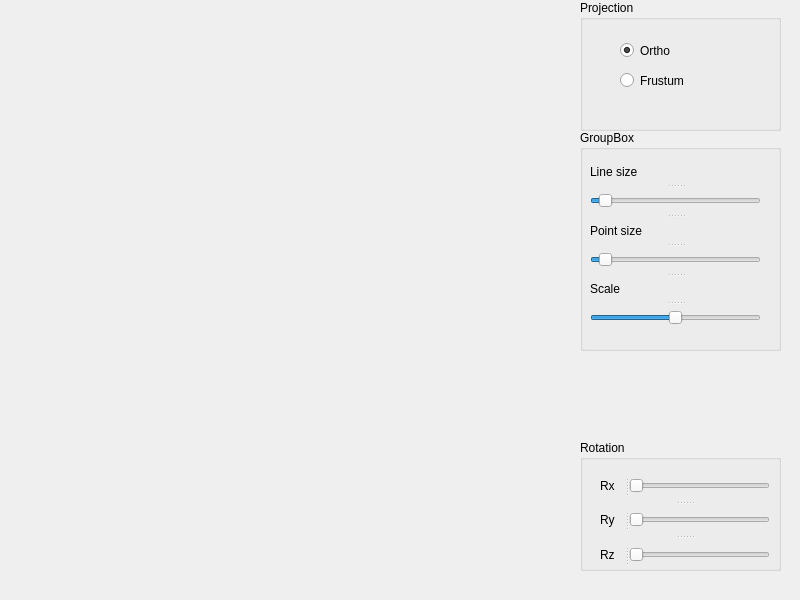
<?xml version="1.0" encoding="UTF-8"?>
<ui version="4.0">
 <class>MainWindow</class>
 <widget class="QMainWindow" name="MainWindow">
  <property name="geometry">
   <rect>
    <x>0</x>
    <y>0</y>
    <width>800</width>
    <height>600</height>
   </rect>
  </property>
  <property name="windowTitle">
   <string>MainWindow</string>
  </property>
  <widget class="QWidget" name="centralwidget">
   <widget class="glView" name="Viewer" native="true">
    <property name="geometry">
     <rect>
      <x>0</x>
      <y>0</y>
      <width>571</width>
      <height>601</height>
     </rect>
    </property>
   </widget>
   <widget class="QGroupBox" name="groupBox_Rotation">
    <property name="geometry">
     <rect>
      <x>580</x>
      <y>440</y>
      <width>201</width>
      <height>131</height>
     </rect>
    </property>
    <property name="title">
     <string>Rotation</string>
    </property>
    <widget class="QSplitter" name="splitter_Rxyz">
     <property name="geometry">
      <rect>
       <x>20</x>
       <y>30</y>
       <width>170</width>
       <height>100</height>
      </rect>
     </property>
     <property name="minimumSize">
      <size>
       <width>170</width>
       <height>100</height>
      </size>
     </property>
     <property name="maximumSize">
      <size>
       <width>16777215</width>
       <height>89</height>
      </size>
     </property>
     <property name="orientation">
      <enum>Qt::Vertical</enum>
     </property>
     <widget class="QSplitter" name="splitter_Rx">
      <property name="minimumSize">
       <size>
        <width>170</width>
        <height>25</height>
       </size>
      </property>
      <property name="maximumSize">
       <size>
        <width>16777215</width>
        <height>25</height>
       </size>
      </property>
      <property name="orientation">
       <enum>Qt::Horizontal</enum>
      </property>
      <widget class="QLabel" name="label_Rx">
       <property name="text">
        <string>Rx</string>
       </property>
      </widget>
      <widget class="QSlider" name="horizontalSlider_rotateX">
       <property name="maximum">
        <number>360</number>
       </property>
       <property name="pageStep">
        <number>100</number>
       </property>
       <property name="orientation">
        <enum>Qt::Horizontal</enum>
       </property>
       <property name="tickPosition">
        <enum>QSlider::NoTicks</enum>
       </property>
      </widget>
     </widget>
     <widget class="QSplitter" name="splitter_Ry">
      <property name="minimumSize">
       <size>
        <width>170</width>
        <height>25</height>
       </size>
      </property>
      <property name="maximumSize">
       <size>
        <width>16777215</width>
        <height>25</height>
       </size>
      </property>
      <property name="orientation">
       <enum>Qt::Horizontal</enum>
      </property>
      <widget class="QLabel" name="label_Ry">
       <property name="text">
        <string>Ry</string>
       </property>
      </widget>
      <widget class="QSlider" name="horizontalSlider_rotateY">
       <property name="maximum">
        <number>360</number>
       </property>
       <property name="pageStep">
        <number>100</number>
       </property>
       <property name="orientation">
        <enum>Qt::Horizontal</enum>
       </property>
       <property name="tickPosition">
        <enum>QSlider::NoTicks</enum>
       </property>
      </widget>
     </widget>
     <widget class="QSplitter" name="splitter_Rz">
      <property name="minimumSize">
       <size>
        <width>170</width>
        <height>25</height>
       </size>
      </property>
      <property name="maximumSize">
       <size>
        <width>16777215</width>
        <height>25</height>
       </size>
      </property>
      <property name="orientation">
       <enum>Qt::Horizontal</enum>
      </property>
      <widget class="QLabel" name="label_Rz">
       <property name="text">
        <string>Rz</string>
       </property>
      </widget>
      <widget class="QSlider" name="horizontalSlider_rotateZ">
       <property name="maximum">
        <number>360</number>
       </property>
       <property name="pageStep">
        <number>100</number>
       </property>
       <property name="orientation">
        <enum>Qt::Horizontal</enum>
       </property>
       <property name="tickPosition">
        <enum>QSlider::NoTicks</enum>
       </property>
      </widget>
     </widget>
    </widget>
   </widget>
   <widget class="QGroupBox" name="groupBox_proect">
    <property name="geometry">
     <rect>
      <x>580</x>
      <y>0</y>
      <width>201</width>
      <height>131</height>
     </rect>
    </property>
    <property name="title">
     <string>Projection</string>
    </property>
    <widget class="QRadioButton" name="radioButton_frustum">
     <property name="geometry">
      <rect>
       <x>40</x>
       <y>70</y>
       <width>131</width>
       <height>21</height>
      </rect>
     </property>
     <property name="text">
      <string>Frustum</string>
     </property>
    </widget>
    <widget class="QRadioButton" name="radioButton_ortho">
     <property name="geometry">
      <rect>
       <x>40</x>
       <y>40</y>
       <width>131</width>
       <height>21</height>
      </rect>
     </property>
     <property name="text">
      <string>Ortho</string>
     </property>
     <property name="checked">
      <bool>true</bool>
     </property>
    </widget>
   </widget>
   <widget class="QGroupBox" name="groupBox">
    <property name="geometry">
     <rect>
      <x>580</x>
      <y>130</y>
      <width>201</width>
      <height>221</height>
     </rect>
    </property>
    <property name="title">
     <string>GroupBox</string>
    </property>
    <widget class="QSplitter" name="splitter">
     <property name="geometry">
      <rect>
       <x>10</x>
       <y>30</y>
       <width>171</width>
       <height>171</height>
      </rect>
     </property>
     <property name="orientation">
      <enum>Qt::Vertical</enum>
     </property>
     <widget class="QSplitter" name="splitter_line_size">
      <property name="minimumSize">
       <size>
        <width>170</width>
        <height>50</height>
       </size>
      </property>
      <property name="maximumSize">
       <size>
        <width>16777215</width>
        <height>16777215</height>
       </size>
      </property>
      <property name="orientation">
       <enum>Qt::Vertical</enum>
      </property>
      <widget class="QLabel" name="label_line_size">
       <property name="text">
        <string>Line size</string>
       </property>
      </widget>
      <widget class="QSlider" name="horizontalSlider_line_size">
       <property name="maximum">
        <number>100</number>
       </property>
       <property name="singleStep">
        <number>1</number>
       </property>
       <property name="value">
        <number>5</number>
       </property>
       <property name="orientation">
        <enum>Qt::Horizontal</enum>
       </property>
      </widget>
     </widget>
     <widget class="QSplitter" name="splitter_point_size">
      <property name="minimumSize">
       <size>
        <width>170</width>
        <height>50</height>
       </size>
      </property>
      <property name="maximumSize">
       <size>
        <width>16777215</width>
        <height>16777215</height>
       </size>
      </property>
      <property name="orientation">
       <enum>Qt::Vertical</enum>
      </property>
      <widget class="QLabel" name="label_point_size">
       <property name="text">
        <string>Point size</string>
       </property>
      </widget>
      <widget class="QSlider" name="horizontalSlider_point_size">
       <property name="maximum">
        <number>100</number>
       </property>
       <property name="singleStep">
        <number>1</number>
       </property>
       <property name="value">
        <number>5</number>
       </property>
       <property name="orientation">
        <enum>Qt::Horizontal</enum>
       </property>
      </widget>
     </widget>
     <widget class="QSplitter" name="splitter_scale">
      <property name="minimumSize">
       <size>
        <width>170</width>
        <height>50</height>
       </size>
      </property>
      <property name="maximumSize">
       <size>
        <width>16777215</width>
        <height>16777215</height>
       </size>
      </property>
      <property name="orientation">
       <enum>Qt::Vertical</enum>
      </property>
      <widget class="QLabel" name="label_scale">
       <property name="text">
        <string>Scale</string>
       </property>
      </widget>
      <widget class="QSlider" name="horizontalSlider_scale">
       <property name="maximum">
        <number>100</number>
       </property>
       <property name="singleStep">
        <number>1</number>
       </property>
       <property name="value">
        <number>50</number>
       </property>
       <property name="orientation">
        <enum>Qt::Horizontal</enum>
       </property>
      </widget>
     </widget>
    </widget>
   </widget>
  </widget>
 </widget>
 <customwidgets>
  <customwidget>
   <class>glView</class>
   <extends>QWidget</extends>
   <header location="global">glview.h</header>
   <container>1</container>
  </customwidget>
 </customwidgets>
 <resources/>
 <connections/>
</ui>
